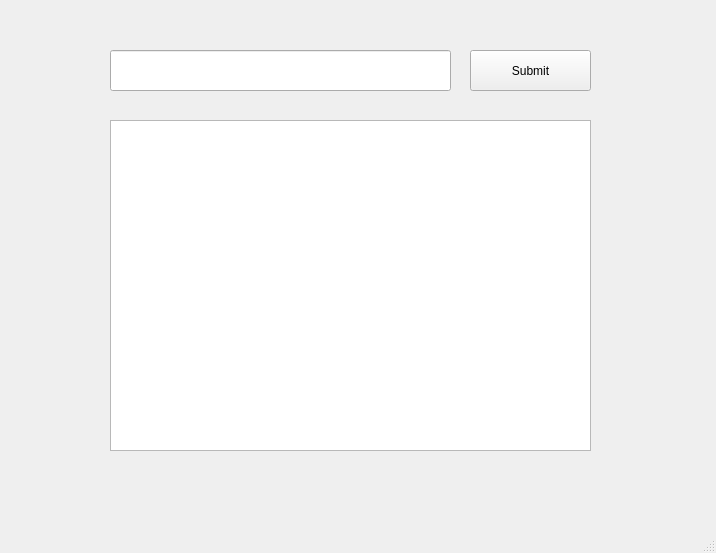
<?xml version="1.0" encoding="UTF-8"?>
<ui version="4.0">
 <class>MainWindow</class>
 <widget class="QMainWindow" name="MainWindow">
  <property name="geometry">
   <rect>
    <x>0</x>
    <y>0</y>
    <width>716</width>
    <height>553</height>
   </rect>
  </property>
  <property name="windowTitle">
   <string>MainWindow</string>
  </property>
  <widget class="QWidget" name="centralwidget">
   <widget class="QLineEdit" name="lineEdit">
    <property name="geometry">
     <rect>
      <x>110</x>
      <y>50</y>
      <width>341</width>
      <height>41</height>
     </rect>
    </property>
   </widget>
   <widget class="QListWidget" name="listWidget">
    <property name="geometry">
     <rect>
      <x>110</x>
      <y>120</y>
      <width>481</width>
      <height>331</height>
     </rect>
    </property>
   </widget>
   <widget class="QPushButton" name="submit">
    <property name="geometry">
     <rect>
      <x>470</x>
      <y>50</y>
      <width>121</width>
      <height>41</height>
     </rect>
    </property>
    <property name="text">
     <string>Submit</string>
    </property>
   </widget>
  </widget>
  <widget class="QStatusBar" name="statusbar"/>
 </widget>
 <resources/>
 <connections/>
</ui>
